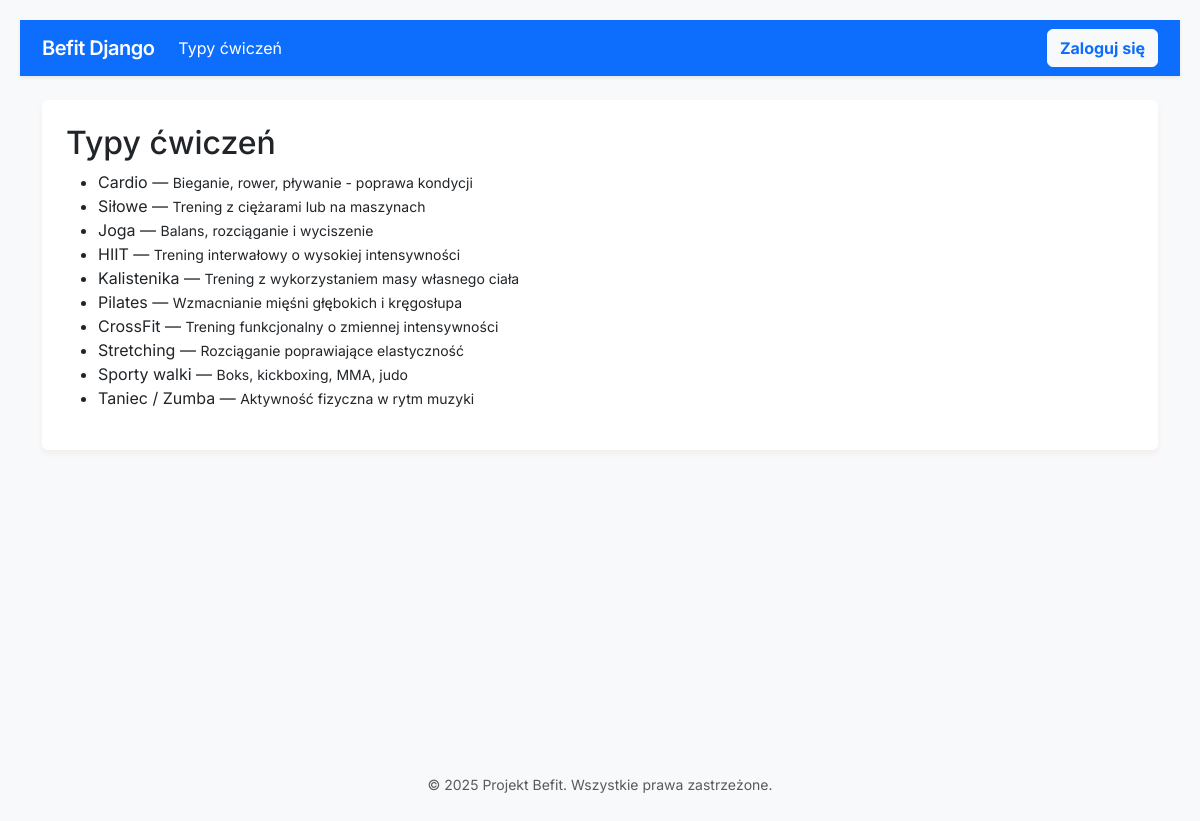
The page / on the database its author committed.
### workout/models.py (models this page shows, shortened)
class ExerciseType(models.Model):
    name = models.CharField('Nazwa ćwiczenia', max_length=100, unique=True, help_text='Wprowadź czytelną nazwę ćwiczenia.')
    description = models.TextField('Opis', blank=True, help_text='Krótki opis ćwiczenia (opcjonalnie).')

### workout/views.py (the view)
# urls.py: path('', views.ExerciseTypeListView.as_view(), name='exercise-types'),
class ExerciseTypeListView(ListView):
    model = ExerciseType
    template_name = 'workout/exercisetype_list.html'
    context_object_name = 'types'

### templates/workout/exercisetype_list.html (shortened to what this page needs)
{% extends 'base.html' %}
{% block content %}
<h2>Typy ćwiczeń</h2>
<ul>
  {% for t in types %}
    <li>{{ t.name }}{% if t.description %} — <small>{{ t.description }}</small>{% endif %}
    </li>
  {% empty %}<li>Brak typów ćwiczeń.</li>{% endfor %}
</ul>
{% endblock %}

### templates/base.html (shortened to what this page needs)
<!doctype html>
<html lang="pl">
<head>
  <link href="https://cdn.jsdelivr.net/npm/bootstrap@5.3.0/dist/css/bootstrap.min.css" rel="stylesheet">
  <link rel="stylesheet" href="/static/style.css">
</head>
<body>
  <nav class="navbar navbar-expand-lg navbar-dark bg-primary shadow-sm mb-4">
    <div class="container">
      <a class="navbar-brand" href="{% url 'exercise-types' %}">Befit Django</a>
      <div class="collapse navbar-collapse" id="navbarNav">
        <ul class="navbar-nav me-auto">
          <li class="nav-item">
            <a class="nav-link active" href="{% url 'exercise-types' %}">Typy ćwiczeń</a>
          </li>
        </ul>
        <ul class="navbar-nav">
          {% if user.is_authenticated %}
            {% if user.is_staff %}
              <li class="nav-item">
                <a class="btn btn-outline-light btn-sm me-2" href="{% url 'exercise-type-add' %}">+ Dodaj typ</a>
              </li>
            {% endif %}
            <li class="nav-item dropdown">
              <a class="nav-link dropdown-toggle" href="#" role="button" data-bs-toggle="dropdown">
                Witaj, {{ user.username }}
              </a>
              <ul class="dropdown-menu dropdown-menu-end">
                <li>
                    <form method="post" action="{% url 'logout' %}">
                    {% csrf_token %}
                      <button type="submit" class="dropdown-item">Wyloguj</button>
                    </form>
                </li>
              </ul>
            </li>
          {% else %}
            <li class="nav-item">
              <a class="btn btn-light text-primary fw-bold" href="{% url 'login' %}">Zaloguj się</a>
            </li>
          {% endif %}
        </ul>
      </div>
    </div>
  </nav>
  <main class="container">
    <div class="bg-white p-4 rounded card-custom">
      {% block content %}{% endblock %}
    </div>
  </main>
  <footer class="text-center py-4 text-muted mt-5">
    <small>&copy; 2025 Projekt Befit. Wszystkie prawa zastrzeżone.</small>
  </footer>
</body>
</html>

### static/style.css (style rules this page uses)
body { font-family:Arial,Helvetica,sans-serif;margin:20px; }
nav { margin-bottom:10px; }

### templates/base.html (style rules this page uses)
body { font-family: 'Inter', sans-serif; background-color: #f8f9fa; min-height: 100vh; display: flex; flex-direction: column; }
main { flex: 1; }
.navbar-brand { font-weight: 600; letter-spacing: -0.5px; }
.card-custom { box-shadow: 0 4px 6px rgba(197, 19, 19, 0.05); border: none; }

### rows shown on the page
ExerciseType: name "Cardio", description "Bieganie, rower, pływanie - poprawa kondycji"
ExerciseType: name "Siłowe", description "Trening z ciężarami lub na maszynach"
ExerciseType: name "Joga", description "Balans, rozciąganie i wyciszenie"
ExerciseType: name "HIIT", description "Trening interwałowy o wysokiej intensywności"
ExerciseType: name "Kalistenika", description "Trening z wykorzystaniem masy własnego ciała"
ExerciseType: name "Pilates", description "Wzmacnianie mięśni głębokich i kręgosłupa"
ExerciseType: name "CrossFit", description "Trening funkcjonalny o zmiennej intensywności"
ExerciseType: name "Stretching", description "Rozciąganie poprawiające elastyczność"
ExerciseType: name "Sporty walki", description "Boks, kickboxing, MMA, judo"
ExerciseType: name "Taniec / Zumba", description "Aktywność fizyczna w rytm muzyki"
